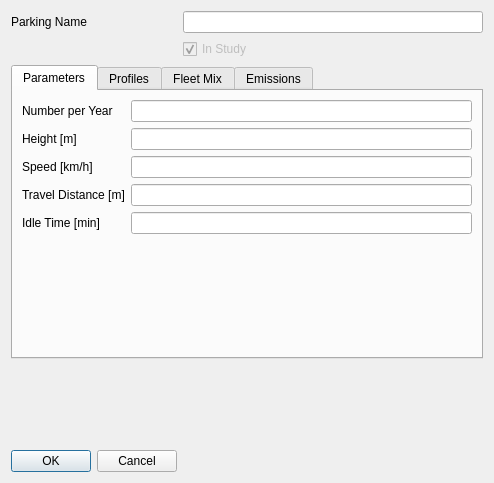
<?xml version="1.0" encoding="UTF-8"?>
<ui version="4.0">
 <class>Dialog</class>
 <widget class="QDialog" name="Dialog">
  <property name="geometry">
   <rect>
    <x>0</x>
    <y>0</y>
    <width>494</width>
    <height>483</height>
   </rect>
  </property>
  <property name="windowTitle">
   <string>OpenALAQS - Parking</string>
  </property>
  <layout class="QFormLayout" name="formLayout">
   <item row="7" column="0">
    <widget class="QDialogButtonBox" name="buttonBox">
     <property name="orientation">
      <enum>Qt::Horizontal</enum>
     </property>
     <property name="standardButtons">
      <set>QDialogButtonBox::Cancel|QDialogButtonBox::Ok</set>
     </property>
    </widget>
   </item>
   <item row="3" column="1">
    <widget class="QLineEdit" name="parking_id"/>
   </item>
   <item row="4" column="1">
    <widget class="QCheckBox" name="instudy">
     <property name="enabled">
      <bool>false</bool>
     </property>
     <property name="toolTip">
      <string>Enable to include the source in the study</string>
     </property>
     <property name="text">
      <string>In Study</string>
     </property>
     <property name="checked">
      <bool>true</bool>
     </property>
    </widget>
   </item>
   <item row="3" column="0">
    <widget class="QLabel" name="label_47">
     <property name="text">
      <string>Parking Name</string>
     </property>
    </widget>
   </item>
   <item row="5" column="0" colspan="2">
    <widget class="QTabWidget" name="tabWidget">
     <property name="sizePolicy">
      <sizepolicy hsizetype="MinimumExpanding" vsizetype="MinimumExpanding">
       <horstretch>0</horstretch>
       <verstretch>0</verstretch>
      </sizepolicy>
     </property>
     <property name="currentIndex">
      <number>0</number>
     </property>
     <widget class="QWidget" name="tab">
      <attribute name="title">
       <string>Parameters</string>
      </attribute>
      <layout class="QFormLayout" name="formLayout_2">
       <property name="fieldGrowthPolicy">
        <enum>QFormLayout::AllNonFixedFieldsGrow</enum>
       </property>
       <item row="0" column="0">
        <widget class="QLabel" name="label">
         <property name="text">
          <string>Number per Year</string>
         </property>
        </widget>
       </item>
       <item row="0" column="1">
        <widget class="QLineEdit" name="vehicle_year"/>
       </item>
       <item row="1" column="0">
        <widget class="QLabel" name="label_2">
         <property name="text">
          <string>Height [m]</string>
         </property>
        </widget>
       </item>
       <item row="1" column="1">
        <widget class="QLineEdit" name="height"/>
       </item>
       <item row="2" column="0">
        <widget class="QLabel" name="label_24">
         <property name="text">
          <string>Speed [km/h]</string>
         </property>
        </widget>
       </item>
       <item row="2" column="1">
        <widget class="QLineEdit" name="speed"/>
       </item>
       <item row="3" column="0">
        <widget class="QLabel" name="label_33">
         <property name="text">
          <string>Travel Distance [m]</string>
         </property>
        </widget>
       </item>
       <item row="3" column="1">
        <widget class="QLineEdit" name="distance"/>
       </item>
       <item row="4" column="0">
        <widget class="QLabel" name="label_35">
         <property name="text">
          <string>Idle Time [min]</string>
         </property>
        </widget>
       </item>
       <item row="4" column="1">
        <widget class="QLineEdit" name="idle_time"/>
       </item>
      </layout>
     </widget>
     <widget class="QWidget" name="tab_2">
      <attribute name="title">
       <string>Profiles</string>
      </attribute>
      <layout class="QFormLayout" name="formLayout_3">
       <property name="fieldGrowthPolicy">
        <enum>QFormLayout::AllNonFixedFieldsGrow</enum>
       </property>
       <item row="0" column="0">
        <widget class="QLabel" name="label_9">
         <property name="text">
          <string>Hourly</string>
         </property>
        </widget>
       </item>
       <item row="0" column="1">
        <widget class="QComboBox" name="hour_profile"/>
       </item>
       <item row="1" column="0">
        <widget class="QLabel" name="label_10">
         <property name="text">
          <string>Daily</string>
         </property>
        </widget>
       </item>
       <item row="1" column="1">
        <widget class="QComboBox" name="daily_profile"/>
       </item>
       <item row="2" column="0">
        <widget class="QLabel" name="label_11">
         <property name="text">
          <string>Monthly</string>
         </property>
        </widget>
       </item>
       <item row="2" column="1">
        <widget class="QComboBox" name="month_profile"/>
       </item>
      </layout>
     </widget>
     <widget class="QWidget" name="tab_4">
      <attribute name="title">
       <string>Fleet Mix</string>
      </attribute>
      <layout class="QFormLayout" name="formLayout_6">
       <property name="fieldGrowthPolicy">
        <enum>QFormLayout::AllNonFixedFieldsGrow</enum>
       </property>
       <item row="0" column="0">
        <widget class="QLabel" name="pc_petrol_label">
         <property name="text">
          <string>PC (Petrol) [%]</string>
         </property>
        </widget>
       </item>
       <item row="0" column="1">
        <widget class="QLineEdit" name="pc_petrol_percentage"/>
       </item>
       <item row="1" column="0">
        <widget class="QLabel" name="pc_diesel_label">
         <property name="text">
          <string>PC (Diesel) [%]</string>
         </property>
        </widget>
       </item>
       <item row="1" column="1">
        <widget class="QLineEdit" name="pc_diesel_percentage"/>
       </item>
       <item row="2" column="0">
        <widget class="QLabel" name="lcv_petrol_label">
         <property name="text">
          <string>LCV (Petrol) [%]</string>
         </property>
        </widget>
       </item>
       <item row="2" column="1">
        <widget class="QLineEdit" name="lcv_petrol_percentage"/>
       </item>
       <item row="3" column="0">
        <widget class="QLabel" name="lcv_diesel_label">
         <property name="text">
          <string>LCV (Diesel) [%]</string>
         </property>
        </widget>
       </item>
       <item row="3" column="1">
        <widget class="QLineEdit" name="lcv_diesel_percentage"/>
       </item>
       <item row="4" column="0">
        <widget class="QLabel" name="hdt_petrol_label">
         <property name="text">
          <string>HDT (Petrol) [%]</string>
         </property>
        </widget>
       </item>
       <item row="4" column="1">
        <widget class="QLineEdit" name="hdt_petrol_percentage"/>
       </item>
       <item row="5" column="0">
        <widget class="QLabel" name="hdt_diesel_label">
         <property name="text">
          <string>HDT (Diesel) [%]</string>
         </property>
        </widget>
       </item>
       <item row="5" column="1">
        <widget class="QLineEdit" name="hdt_diesel_percentage"/>
       </item>
       <item row="6" column="0">
        <widget class="QLabel" name="motorcycle_label">
         <property name="text">
          <string>Motorcycle [%]</string>
         </property>
        </widget>
       </item>
       <item row="6" column="1">
        <widget class="QLineEdit" name="motorcycle_petrol_percentage"/>
       </item>
       <item row="7" column="0">
        <widget class="QLabel" name="bus_label">
         <property name="text">
          <string>Bus [%]</string>
         </property>
        </widget>
       </item>
       <item row="7" column="1">
        <widget class="QLineEdit" name="bus_diesel_percentage"/>
       </item>
      </layout>
     </widget>
     <widget class="QWidget" name="tab_3">
      <property name="sizePolicy">
       <sizepolicy hsizetype="Expanding" vsizetype="Expanding">
        <horstretch>0</horstretch>
        <verstretch>0</verstretch>
       </sizepolicy>
      </property>
      <attribute name="title">
       <string>Emissions</string>
      </attribute>
      <layout class="QFormLayout" name="formLayout_4">
       <property name="fieldGrowthPolicy">
        <enum>QFormLayout::AllNonFixedFieldsGrow</enum>
       </property>
       <item row="0" column="0">
        <widget class="QLabel" name="label_13">
         <property name="text">
          <string>CO [g/vehicle]</string>
         </property>
         <property name="alignment">
          <set>Qt::AlignRight|Qt::AlignTrailing|Qt::AlignVCenter</set>
         </property>
        </widget>
       </item>
       <item row="0" column="1">
        <widget class="QLineEdit" name="co_gm_vh"/>
       </item>
       <item row="1" column="0">
        <widget class="QLabel" name="label_14">
         <property name="text">
          <string>HC [g/vehicle]</string>
         </property>
         <property name="alignment">
          <set>Qt::AlignRight|Qt::AlignTrailing|Qt::AlignVCenter</set>
         </property>
        </widget>
       </item>
       <item row="1" column="1">
        <widget class="QLineEdit" name="hc_gm_vh"/>
       </item>
       <item row="2" column="0">
        <widget class="QLabel" name="label_15">
         <property name="text">
          <string>NOx [g/vehicle]</string>
         </property>
         <property name="alignment">
          <set>Qt::AlignRight|Qt::AlignTrailing|Qt::AlignVCenter</set>
         </property>
        </widget>
       </item>
       <item row="2" column="1">
        <widget class="QLineEdit" name="nox_gm_vh"/>
       </item>
       <item row="3" column="0">
        <widget class="QLabel" name="label_16">
         <property name="text">
          <string>SOx [g/vehicle]</string>
         </property>
         <property name="alignment">
          <set>Qt::AlignRight|Qt::AlignTrailing|Qt::AlignVCenter</set>
         </property>
        </widget>
       </item>
       <item row="3" column="1">
        <widget class="QLineEdit" name="sox_gm_vh"/>
       </item>
       <item row="4" column="0">
        <widget class="QLabel" name="label_17">
         <property name="text">
          <string>PM10 [g/vehicle]</string>
         </property>
         <property name="alignment">
          <set>Qt::AlignRight|Qt::AlignTrailing|Qt::AlignVCenter</set>
         </property>
        </widget>
       </item>
       <item row="4" column="1">
        <widget class="QLineEdit" name="pm10_gm_vh"/>
       </item>
       <item row="5" column="0">
        <widget class="QLabel" name="label_18">
         <property name="text">
          <string>P1 [g/vehicle]</string>
         </property>
         <property name="alignment">
          <set>Qt::AlignRight|Qt::AlignTrailing|Qt::AlignVCenter</set>
         </property>
        </widget>
       </item>
       <item row="5" column="1">
        <widget class="QLineEdit" name="p1_gm_vh"/>
       </item>
       <item row="6" column="0">
        <widget class="QLabel" name="label_19">
         <property name="text">
          <string>P2 [g/vehicle]</string>
         </property>
         <property name="alignment">
          <set>Qt::AlignRight|Qt::AlignTrailing|Qt::AlignVCenter</set>
         </property>
        </widget>
       </item>
       <item row="6" column="1">
        <widget class="QLineEdit" name="p2_gm_vh"/>
       </item>
       <item row="7" column="0">
        <widget class="QLabel" name="label_41">
         <property name="text">
          <string>Method</string>
         </property>
         <property name="alignment">
          <set>Qt::AlignRight|Qt::AlignTrailing|Qt::AlignVCenter</set>
         </property>
        </widget>
       </item>
       <item row="7" column="1">
        <widget class="QLineEdit" name="method">
         <property name="text">
          <string>ALAQS</string>
         </property>
        </widget>
       </item>
       <item row="8" column="1">
        <widget class="QPushButton" name="button_recalculate">
         <property name="text">
          <string>Recalculate</string>
         </property>
        </widget>
       </item>
      </layout>
     </widget>
    </widget>
   </item>
   <item row="6" column="0">
    <spacer name="verticalSpacer">
     <property name="orientation">
      <enum>Qt::Vertical</enum>
     </property>
     <property name="sizeHint" stdset="0">
      <size>
       <width>20</width>
       <height>40</height>
      </size>
     </property>
    </spacer>
   </item>
  </layout>
 </widget>
 <tabstops>
  <tabstop>vehicle_year</tabstop>
  <tabstop>height</tabstop>
  <tabstop>speed</tabstop>
  <tabstop>distance</tabstop>
  <tabstop>idle_time</tabstop>
  <tabstop>buttonBox</tabstop>
  <tabstop>hour_profile</tabstop>
  <tabstop>daily_profile</tabstop>
  <tabstop>month_profile</tabstop>
  <tabstop>co_gm_vh</tabstop>
  <tabstop>hc_gm_vh</tabstop>
  <tabstop>nox_gm_vh</tabstop>
  <tabstop>sox_gm_vh</tabstop>
  <tabstop>pm10_gm_vh</tabstop>
  <tabstop>p1_gm_vh</tabstop>
  <tabstop>p2_gm_vh</tabstop>
 </tabstops>
 <resources/>
 <connections/>
</ui>
